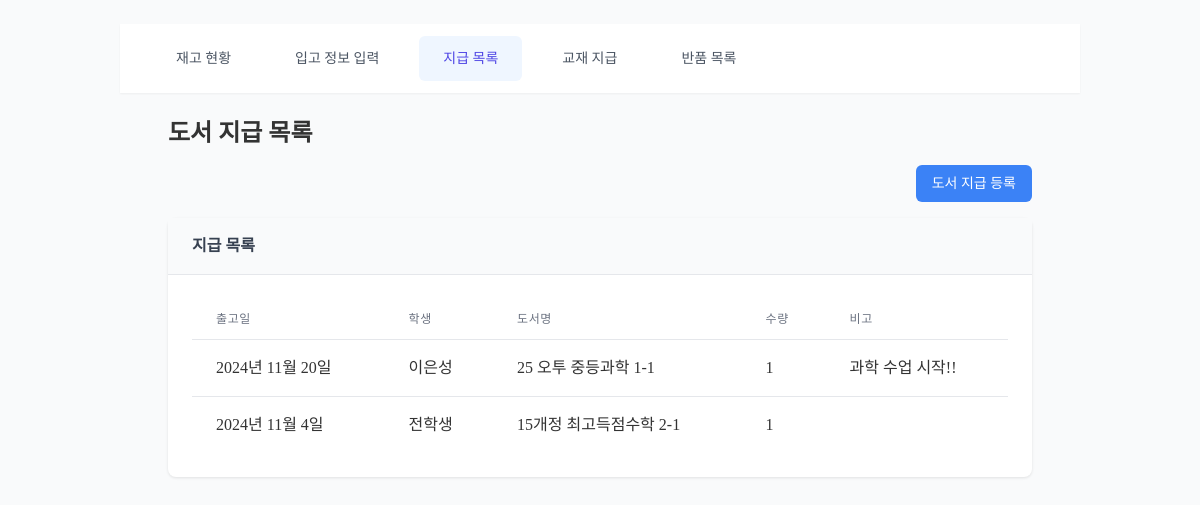
Page /bookstore/issues/ on the earlier database version.
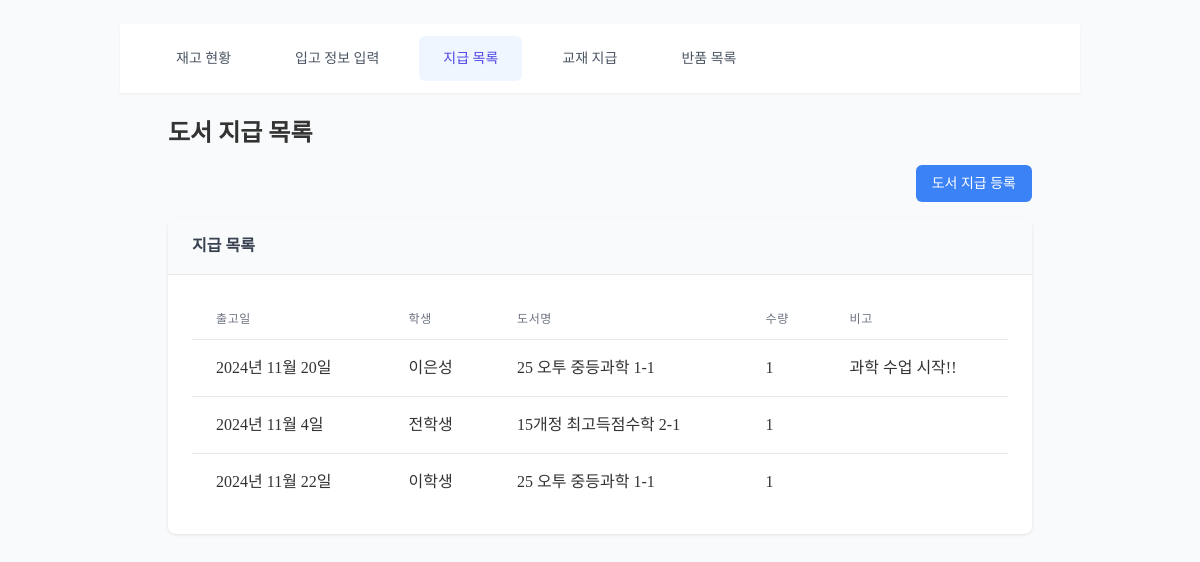
Same page on the later database version.
### bookstore/models.py (models this page shows, shortened)
class BookIssue(models.Model):
    book_stock = models.ForeignKey(
        'BookStock',
        on_delete=models.CASCADE,
        verbose_name='재고'
    )
    student = models.ForeignKey(
        Student,
        on_delete=models.CASCADE,
        verbose_name='학생'
    )
    quantity = models.PositiveIntegerField(
        verbose_name='수량'
    )
    issued_date = models.DateField(
        default=timezone.now,
        verbose_name='출고일'
    )
    memo = models.TextField(
        null=True,
        blank=True,
        verbose_name='비고'
    )
    class Meta:
        verbose_name = '도서 출고'
        verbose_name_plural = '도서 출고 목록'

class BookStock(models.Model):
    book = models.ForeignKey(
        Book,
        on_delete=models.CASCADE,
        verbose_name='도서명'
    )
    quantity = models.PositiveIntegerField(
        default=0,
        validators=[MinValueValidator(0)],
        verbose_name='수량'
    )
    list_price = models.PositiveIntegerField(
        validators=[MinValueValidator(0)],
        verbose_name='정가'
    )
    unit_price = models.PositiveIntegerField(
        validators=[MinValueValidator(0)],
        verbose_name='단가'
    )
    selling_price = models.PositiveIntegerField(
        validators=[MinValueValidator(0)],
        verbose_name='판매가'
    )
    memo = models.TextField(
        blank=True,
        verbose_name='메모'
    )
    received_date = models.DateField(
        verbose_name='입고일'
    )
    class Meta:
        verbose_name = '도서 재고'
        verbose_name_plural = '도서 재고'
        ordering = ['-received_date', 'book__name']

### students/models.py (models this page shows, shortened)
class Student(models.Model):
    GRADE_CHOICES = [
        ('K5', 'K5'), ('K6', 'K6'), ('K7', 'K7'), ('K8', 'K8'),
        ('K9', 'K9'), ('K10', 'K10'), ('K11', 'K11'), ('K12', 'K12'),
    ]
    GENDER_CHOICES = [
        ('M', '남'),
        ('F', '여'),
    ]
    name = models.CharField(max_length=100, verbose_name='이름')
    school = models.ForeignKey(School, on_delete=models.SET_NULL, null=True, blank=True, verbose_name='학교')
    grade = models.CharField(max_length=3, choices=GRADE_CHOICES, null=True, blank=True, verbose_name='학년')
    phone_number = models.CharField(max_length=15, null=True, blank=True, verbose_name='학생 전화번호',
                                    validators=[RegexValidator(regex=r'^\d{3}-\d{3,4}-\d{4}$',
                                                message="형식: 000-0000-0000")])
    email = models.EmailField(null=True, blank=True, verbose_name='이메일 주소')
    gender = models.CharField(max_length=1, choices=GENDER_CHOICES, null=True, blank=True, verbose_name='성별')
    parent_phone = models.CharField(max_length=15, null=True, blank=True, verbose_name='부모님 전화번호',
                                    validators=[RegexValidator(regex=r'^\d{3}-\d{3,4}-\d{4}$',
                                                message="형식: 000-0000-0000")])
    receipt_number = models.CharField(max_length=15, null=True, blank=True, verbose_name='현금영수증용 번호')
    interview_date = models.DateField(null=True, blank=True, verbose_name='인터뷰 날짜')
    interview_score = models.IntegerField(null=True, blank=True, verbose_name='인터뷰 기본 성적',
                                          validators=[MinValueValidator(1), MaxValueValidator(10)])
    interview_info = models.TextField(null=True, blank=True, verbose_name='인터뷰 정보')
    first_class_date = models.DateField(null=True, blank=True, verbose_name='첫수업 날짜')
    quit_date = models.DateField(null=True, blank=True, verbose_name='그만 둔 날짜')
    student_id = models.CharField(max_length=8, unique=True, verbose_name='고유번호')
    personal_file = models.FileField(upload_to='student_files/', null=True, blank=True, verbose_name='개인 파일')
    etc = models.TextField(null=True, blank=True, verbose_name='기타')
    extra1 = models.CharField(max_length=100, null=True, blank=True, verbose_name='예비1')
    extra2 = models.CharField(max_length=100, null=True, blank=True, verbose_name='예비2')
    extra3 = models.CharField(max_length=100, null=True, blank=True, verbose_name='예비3')
    extra4 = models.CharField(max_length=100, null=True, blank=True, verbose_name='예비4')
    extra5 = models.CharField(max_length=100, null=True, blank=True, verbose_name='예비5')
    is_active = models.BooleanField(default=True, verbose_name='활동 여부')
    class Meta:
        verbose_name = '학생'
        verbose_name_plural = '학생'

### books/models.py (models this page shows, shortened)
class Book(models.Model):
    name = models.CharField(
        max_length=200,
        verbose_name='교재 이름'
    )
    subject = models.ForeignKey(
        Subject,
        on_delete=models.SET_NULL,
        null=True,
        blank=True,
        verbose_name='과목'
    )
    isbn = models.CharField(
        max_length=13,
        null=True,
        blank=True,
        verbose_name='ISBN'
    )
    publisher = models.ForeignKey(
        Publisher,
        on_delete=models.SET_NULL,
        null=True,
        blank=True,
        verbose_name='출판사'
    )
    difficulty_level = models.PositiveIntegerField(
        validators=[
            MinValueValidator(1),
            MaxValueValidator(10)
        ],
        null=True,
        blank=True,
        verbose_name='교재 난이도'
    )
    memo = models.TextField(
        null=True,
        blank=True,
        verbose_name='메모'
    )
    barcode = models.ImageField(
        upload_to='books/barcodes/',
        null=True,
        blank=True,
        verbose_name='바코드'
    )
    qr_code = models.ImageField(
        upload_to='books/qrcodes/',
        null=True,
        blank=True,
        verbose_name='QR 코드'
    )
    unique_code = models.CharField(
        max_length=36,
        unique=True,
        default=uuid.uuid4,
        editable=False,
        verbose_name='고유 코드'
    )
    spare1 = models.CharField(
        max_length=200,
        null=True,
        blank=True,
        verbose_name='예비1'
    )
    spare2 = models.CharField(
        max_length=200,
        null=True,
        blank=True,
        verbose_name='예비2'
    )
    spare3 = models.CharField(
        max_length=200,
        null=True,
        blank=True,
        verbose_name='예비3'
    )
    class Meta:
        verbose_name = '교재'
        verbose_name_plural = '교재 목록'

### bookstore/views.py (the view)
# urls.py: path('issues/', views.book_issue_list, name='book_issue_list'),
def book_issue_list(request):
    issues = BookIssue.objects.all()
    return render(request, 'bookstore/book_issue_list.html', {'issues': issues})

### bookstore/templates/bookstore/book_issue_list.html
{% extends 'bookstore/base_bookstore.html' %}
{% block bookstore_content %}
<div class="container mx-auto px-4">
    <h1 class="text-2xl font-bold mb-4">도서 지급 목록</h1>
    <div class="flex justify-end mb-4">
        <a href="{% url 'bookstore:book_issue_create' %}" class="form-button bg-blue-500 hover:bg-blue-600">
            도서 지급 등록
        </a>
    </div>
    <div class="content-card">
        <div class="card-header">지급 목록</div>
        <div class="card-body">
            <table class="min-w-full divide-y divide-gray-200">
                <thead>
                    <tr>
                        <th class="px-6 py-3 text-left text-xs font-medium text-gray-500 uppercase tracking-wider">출고일</th>
                        <th class="px-6 py-3 text-left text-xs font-medium text-gray-500 uppercase tracking-wider">학생</th>
                        <th class="px-6 py-3 text-left text-xs font-medium text-gray-500 uppercase tracking-wider">도서명</th>
                        <th class="px-6 py-3 text-left text-xs font-medium text-gray-500 uppercase tracking-wider">수량</th>
                        <th class="px-6 py-3 text-left text-xs font-medium text-gray-500 uppercase tracking-wider">비고</th>
                    </tr>
                </thead>
                <tbody class="bg-white divide-y divide-gray-200">
                    {% for issue in issues %}
                    <tr>
                        <td class="px-6 py-4 whitespace-nowrap">{{ issue.issued_date }}</td>
                        <td class="px-6 py-4 whitespace-nowrap">{{ issue.student.name }}</td>
                        <td class="px-6 py-4 whitespace-nowrap">{{ issue.book_stock.book.name }}</td>
                        <td class="px-6 py-4 whitespace-nowrap">{{ issue.quantity }}</td>
                        <td class="px-6 py-4 whitespace-nowrap">{{ issue.memo }}</td>
                    </tr>
                    {% endfor %}
                </tbody>
            </table>
        </div>
    </div>
</div>
{% endblock %}

Differences in the rows shown:
added BookIssue: issued_date "2024년 11월 22일", student.name "이학생", book_stock.book.name "25 오투 중등과학 1-1", quantity "1"
